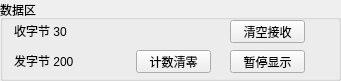
   <widget class="QGroupBox" name="groupBox_6">
    <property name="geometry">
     <rect>
      <x>810</x>
      <y>149</y>
      <width>341</width>
      <height>81</height>
     </rect>
    </property>
    <property name="title">
     <string>数据区</string>
    </property>
    <widget class="QLabel" name="label">
     <property name="geometry">
      <rect>
       <x>14</x>
       <y>23</y>
       <width>91</width>
       <height>16</height>
      </rect>
     </property>
     <property name="text">
      <string>收字节 30</string>
     </property>
    </widget>
    <widget class="QLabel" name="label_2">
     <property name="geometry">
      <rect>
       <x>14</x>
       <y>53</y>
       <width>91</width>
       <height>16</height>
      </rect>
     </property>
     <property name="text">
      <string>发字节 200</string>
     </property>
    </widget>
    <widget class="QPushButton" name="pushButtonClearRcv">
     <property name="geometry">
      <rect>
       <x>230</x>
       <y>20</y>
       <width>75</width>
       <height>23</height>
      </rect>
     </property>
     <property name="text">
      <string>清空接收</string>
     </property>
    </widget>
    <widget class="QPushButton" name="pushButton_3">
     <property name="geometry">
      <rect>
       <x>230</x>
       <y>50</y>
       <width>75</width>
       <height>23</height>
      </rect>
     </property>
     <property name="text">
      <string>暂停显示</string>
     </property>
    </widget>
    <widget class="QPushButton" name="pushButton_4">
     <property name="geometry">
      <rect>
       <x>136</x>
       <y>50</y>
       <width>75</width>
       <height>23</height>
      </rect>
     </property>
     <property name="text">
      <string>计数清零</string>
     </property>
    </widget>
   </widget>
